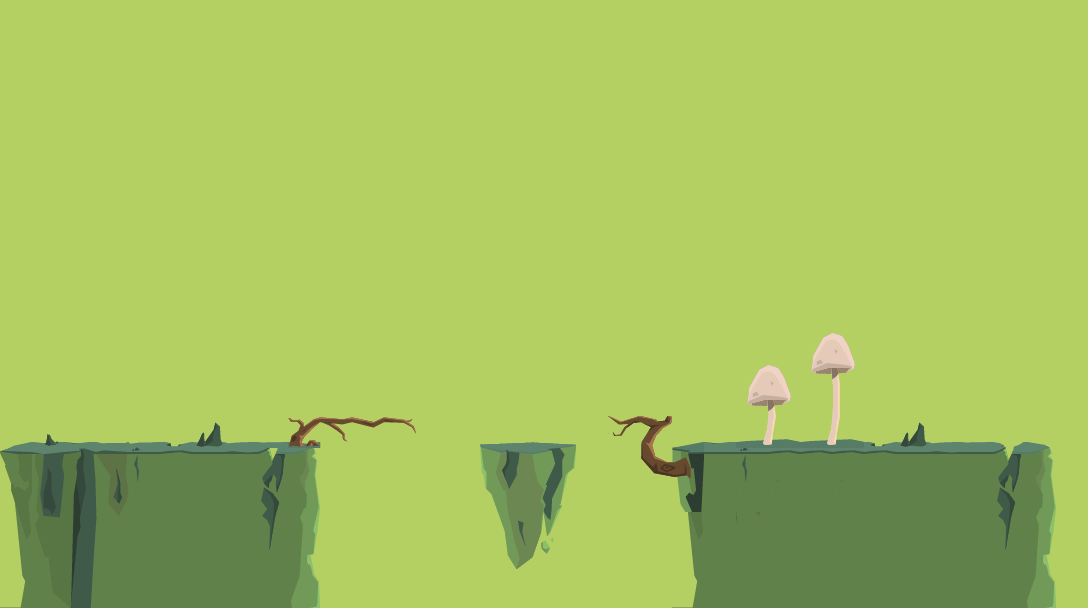

A 2D game scene composited from a Tiled map and its tileset images. What follows is a short description and the map's XML, with each tile layer's data collapsed to a summary:
An orthogonal 34x19 tile map with 32x32 px tiles, 4 tile layers (colissionLayer, thirdLayer, secondLayer, firstLayer).

<map version="1.0" orientation="orthogonal" renderorder="right-down" width="34" height="19" tilewidth="32" tileheight="32" nextobjectid="1">
 <tileset firstgid="1" name="Test" tilewidth="32" tileheight="32" tilecount="1216" columns="32">
  <image source="tileset.png" width="1024" height="1216" />
  <tile id="192">
   <properties>
    <property name="layer_index" value="3" />
   </properties>
  </tile>
  <tile id="224">
   <properties>
    <property name="layer_index" value="2" />
   </properties>
  </tile>
  <tile id="256">
   <properties>
    <property name="layer_index" value="1" />
   </properties>
  </tile>
  <tile id="329">
   <properties>
    <property name="layer_index" value="1" />
    <property name="portal" value="1" />
   </properties>
  </tile>
  <tile id="352">
   <properties>
    <property name="is_gem" value="1" />
    <property name="layer_index" value="1" />
   </properties>
  </tile>
  <tile id="367">
   <properties>
    <property name="layer_index" value="3" />
    <property name="portal" value="1" />
   </properties>
  </tile>
  <tile id="384">
   <properties>
    <property name="is_gem" value="1" />
    <property name="layer_index" value="3" />
   </properties>
  </tile>
  <tile id="399">
   <properties>
    <property name="layer_index" value="3" />
    <property name="portal" value="1" />
   </properties>
  </tile>
  <tile id="431">
   <properties>
    <property name="layer_index" value="3" />
    <property name="portal" value="1" />
   </properties>
  </tile>
  <tile id="448">
   <properties>
    <property name="layer_index" value="3" />
    <property name="portal" value="1" />
   </properties>
  </tile>
  <tile id="453">
   <properties>
    <property name="is_gem" value="1" />
    <property name="layer_index" value="1" />
   </properties>
  </tile>
  <tile id="463">
   <properties>
    <property name="layer_index" value="3" />
    <property name="portal" value="1" />
   </properties>
  </tile>
  <tile id="480">
   <properties>
    <property name="layer_index" value="1" />
   </properties>
  </tile>
  <tile id="495">
   <properties>
    <property name="layer_index" value="3" />
    <property name="portal" value="1" />
   </properties>
  </tile>
 </tileset>
 <layer name="colissionLayer" width="34" height="19">
  <data>[646 cells, 113 non-empty, 8 distinct tile ids]</data>
 </layer>
 <layer name="thirdLayer" width="34" height="19">
  <data>[646 cells, 646 non-empty, 1 distinct tile ids]</data>
 </layer>
 <layer name="secondLayer" width="34" height="19">
  <data>[646 cells, 646 non-empty, 1 distinct tile ids]</data>
 </layer>
 <layer name="firstLayer" width="34" height="19">
  <data>[646 cells, 646 non-empty, 105 distinct tile ids]</data>
 </layer>
</map>